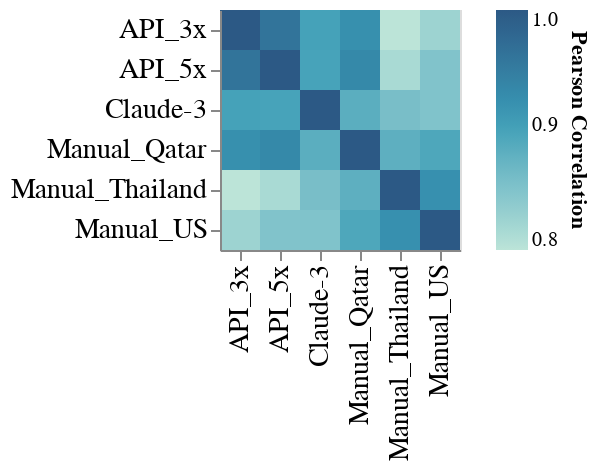

Notebook source saved alongside this figure:
### Code cell
corr_inter = benchmarking_m10_1[['API_3x', 'API_5x', 'Manual_US',
       'Manual_Thailand', 'Manual_Qatar', 'Claude-3']].corr()

corr_interX = corr_inter.unstack().reset_index().rename({'level_0':'callMode1','level_1':'callMode2',0:'pearsonCorr'},axis=1)

alt.Chart(corr_interX).mark_rect().encode(
    x=alt.X("callMode1",axis=alt.Axis(title='',labelFontSize=14)),
    y=alt.Y("callMode2",axis=alt.Axis(title='',labelFontSize=14)),
    color=alt.Color('pearsonCorr',scale=alt.Scale(scheme="tealblues",clamp=True),legend=alt.Legend(title="Pearson Correlation",titleOrient="right")),
    tooltip=['pearsonCorr']

)

### Figure 1 — Vega-Lite specification as saved in the notebook (floating-point values rounded to 4 significant figures)
{"config": {"view": {"continuousWidth": 300, "continuousHeight": 300}}, "data": {"name": "data-1c4515abdc5d02b93649b240a6e4d415"}, "mark": {"type": "rect"}, "encoding": {"color": {"field": "pearsonCorr", "legend": {"title": "Pearson Correlation", "titleOrient": "right"}, "scale": {"clamp": true, "scheme": "tealblues"}, "type": "quantitative"}, "tooltip": [{"field": "pearsonCorr", "type": "quantitative"}], "x": {"axis": {"labelFontSize": 14, "title": ""}, "field": "callMode1", "type": "nominal"}, "y": {"axis": {"labelFontSize": 14, "title": ""}, "field": "callMode2", "type": "nominal"}}, "$schema": "https://vega.github.io/schema/vega-lite/v5.16.3.json", "datasets": {"data-1c4515abdc5d02b93649b240a6e4d415": [{"callMode1": "API_3x", "callMode2": "API_3x", "pearsonCorr": 1.0}, {"callMode1": "API_3x", "callMode2": "API_5x", "pearsonCorr": 0.9602}, {"callMode1": "API_3x", "callMode2": "Manual_US", "pearsonCorr": 0.8171}, {"callMode1": "API_3x", "callMode2": "Manual_Thailand", "pearsonCorr": 0.791}, {"callMode1": "API_3x", "callMode2": "Manual_Qatar", "pearsonCorr": 0.9204}, {"callMode1": "API_3x", "callMode2": "Claude-3", "pearsonCorr": 0.8959}, {"callMode1": "API_5x", "callMode2": "API_3x", "pearsonCorr": 0.9602}, {"callMode1": "API_5x", "callMode2": "API_5x", "pearsonCorr": 1.0}, {"callMode1": "API_5x", "callMode2": "Manual_US", "pearsonCorr": 0.8431}, {"callMode1": "API_5x", "callMode2": "Manual_Thailand", "pearsonCorr": 0.807}, {"callMode1": "API_5x", "callMode2": "Manual_Qatar", "pearsonCorr": 0.9304}, {"callMode1": "API_5x", "callMode2": "Claude-3", "pearsonCorr": 0.8939}, {"callMode1": "Manual_US", "callMode2": "API_3x", "pearsonCorr": 0.8171}, {"callMode1": "Manual_US", "callMode2": "API_5x", "pearsonCorr": 0.8431}, {"callMode1": "Manual_US", "callMode2": "Manual_US", "pearsonCorr": 1.0}, {"callMode1": "Manual_US", "callMode2": "Manual_Thailand", "pearsonCorr": 0.9196}, {"callMode1": "Manual_US", "callMode2": "Manual_Qatar", "pearsonCorr": 0.8884}, {"callMode1": "Manual_US", "callMode2": "Claude-3", "pearsonCorr": 0.8437}, {"callMode1": "Manual_Thailand", "callMode2": "API_3x", "pearsonCorr": 0.791}, {"callMode1": "Manual_Thailand", "callMode2": "API_5x", "pearsonCorr": 0.807}, {"callMode1": "Manual_Thailand", "callMode2": "Manual_US", "pearsonCorr": 0.9196}, {"callMode1": "Manual_Thailand", "callMode2": "Manual_Thailand", "pearsonCorr": 1.0}, {"callMode1": "Manual_Thailand", "callMode2": "Manual_Qatar", "pearsonCorr": 0.875}, {"callMode1": "Manual_Thailand", "callMode2": "Claude-3", "pearsonCorr": 0.8508}, {"callMode1": "Manual_Qatar", "callMode2": "API_3x", "pearsonCorr": 0.9204}, {"callMode1": "Manual_Qatar", "callMode2": "API_5x", "pearsonCorr": 0.9304}, {"callMode1": "Manual_Qatar", "callMode2": "Manual_US", "pearsonCorr": 0.8884}, {"callMode1": "Manual_Qatar", "callMode2": "Manual_Thailand", "pearsonCorr": 0.875}, {"callMode1": "Manual_Qatar", "callMode2": "Manual_Qatar", "pearsonCorr": 1.0}, {"callMode1": "Manual_Qatar", "callMode2": "Claude-3", "pearsonCorr": 0.8771}, {"callMode1": "Claude-3", "callMode2": "API_3x", "pearsonCorr": 0.8959}, {"callMode1": "Claude-3", "callMode2": "API_5x", "pearsonCorr": 0.8939}, {"callMode1": "Claude-3", "callMode2": "Manual_US", "pearsonCorr": 0.8437}, {"callMode1": "Claude-3", "callMode2": "Manual_Thailand", "pearsonCorr": 0.8508}, {"callMode1": "Claude-3", "callMode2": "Manual_Qatar", "pearsonCorr": 0.8771}, {"callMode1": "Claude-3", "callMode2": "Claude-3", "pearsonCorr": 1.0}]}}
